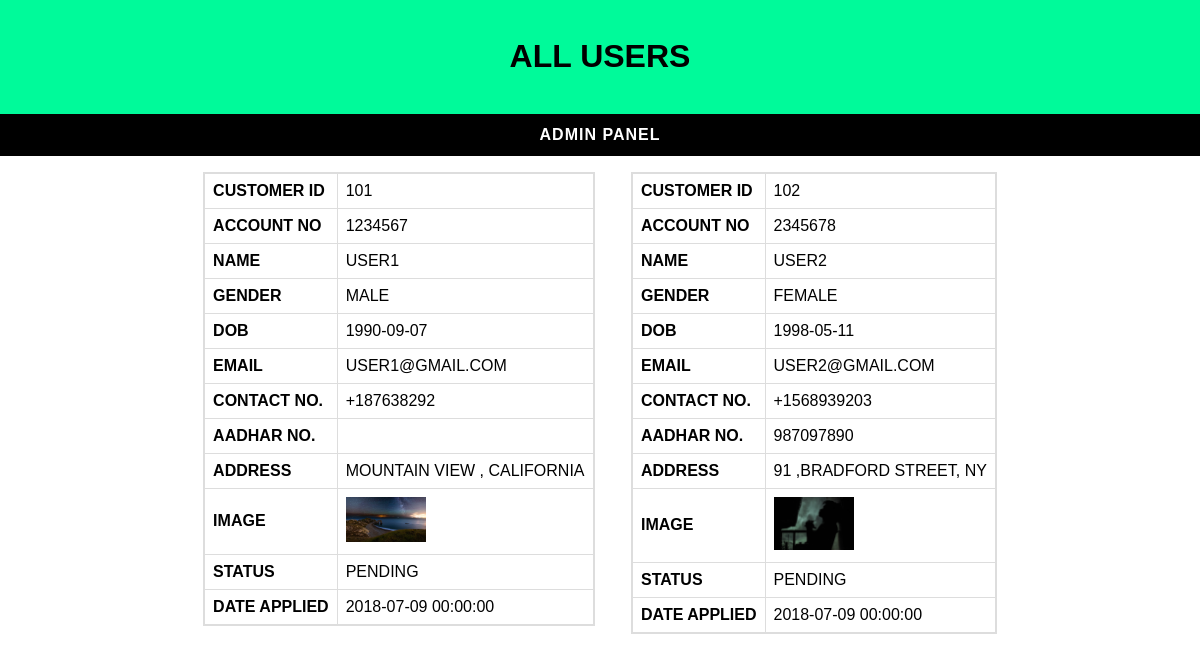
The page /viewall.php (signed in) on the database its author committed.
### tables this page shows
CREATE TABLE IF NOT EXISTS `users` (
  `Customer_id` varchar(50) NOT NULL,
  `Account_number` varchar(50) NOT NULL,
  `Password` varchar(50) NOT NULL,
  `Name` varchar(50) NOT NULL,
  `Fathers_name` varchar(50) NOT NULL,
  `Balance` double NOT NULL DEFAULT '0',
  `Gender` varchar(50) NOT NULL,
  `Date_of_birth` varchar(50) NOT NULL,
  `Email` varchar(50) DEFAULT NULL,
  `Phone` varchar(50) NOT NULL,
  `Aadhar_number` varchar(50) DEFAULT NULL,
  `Address` varchar(255) DEFAULT NULL,
  `Photo` varchar(50) NOT NULL,
  `Staus` varchar(50) NOT NULL DEFAULT 'Pending',
  `Date` timestamp NOT NULL DEFAULT CURRENT_TIMESTAMP ON UPDATE CURRENT_TIMESTAMP,
  PRIMARY KEY (`Customer_id`),
  UNIQUE KEY `Account_number` (`Account_number`,`Aadhar_number`,`Address`)
);

### viewall.php (the view, shortened to what this page needs)
<?php
if(!empty($_SESSION["Username"])){
$connection =mysqli_connect("localhost","root" ,"" ,"NetBanking");
echo " <div class='page-header'>
    <div class='head'>
      <h1>All Users </h1>
    </div> </div>";
  $res2 =mysqli_query($connection , "SELECT * FROM Users");
  while($result =mysqli_fetch_array($res2)){
    $a = $result["Customer_id"];
    $b = $result["Account_number"];
    $c = $result["Name"];
    $d = $result["Gender"];
    $e = $result["Date_of_birth"];
    $f =$result["Email"];
    $g = $result["Phone"];
    $h = $result["Aadhar_number"];
    $i = $result["Address"];
    $j = $result["Photo"];
    $k = $result["Staus"];
    $l =$result["Date"];
echo"<table>
          <tr>
              <th>Customer ID</th>
              <td>$a</td>
          </tr>
          <tr>
              <th>Account No</th>
              <td>$b</td>
          </tr>
          <tr>
              <th>Name</th>
              <td>$c</td>
          </tr>
          <tr>
            <th>Gender</th>
              <td>$d</td>
          </tr>
          <tr>
              <th>DOB</th>
              <td>$e</td>
          </tr>
          <tr>
              <th>Email</th>
              <td>$f</td>
          </tr>
          <tr>
              <th>Contact No.</th>
              <td>$g</td>
          </tr>
           <tr>
              <th>Aadhar No.</th>
              <td>$h</td>
           </tr>
           <tr>
              <th>Address</th>
              <td>$i</td>
           </tr>
            <tr>
              <th>Image</th>
              <td><img src='photos/$j' width='80px' height='auto'></td>
            </tr>
            <tr>
              <th>Status</th>
              <td>$k</td>
            </tr>
            <tr>
              <th>Date Applied</th>
              <td>$l</td>
            </tr>
          </table>
        ";
}
}
else{
  echo "<div class='err_msg'>Unauthorize Access !! You can not Access this page directly </div>";
}
 ?>

### static/app.css (style rules this page uses)
html { position: relative; min-height: 100%; max-width: 100%; }
* { padding: 0; margin: 0; text-decoration: none; }
.page-header { width:100%; background-color:#00FA9A; }
h1 { font-size: 2em; padding: 1.2em; }
.head { text-align: center; }
.nav { font-weight: bold; background-color: #000; }
li { cursor: pointer; list-style-type: none; display: inline-grid; }
li a { padding: 1vw; letter-spacing: 1px; text-decoration: none; color: #fff; font-size: 2vh; }
table { border: 1px solid #ddd; margin: 1em ; display:inline-flex; border-collapse: collapse; }
th,td { border: 1px solid #ddd; padding: .5em; }
th { font-size: 1em; font-weight: bold; text-align: justify; }
td { font-size: 1em; text-align: left; }

### rows shown on the page
users: Customer_id "101", Account_number "1234567", Name "USER1", Gender "MALE", Date_of_birth "1990-09-07", Email "USER1@GMAIL.COM", Phone "+187638292", Address "MOUNTAIN VIEW , CALIFORNIA", Photo (picture), Staus "PENDING", Date "2018-07-09 00:00:00"
users: Customer_id "102", Account_number "2345678", Name "USER2", Gender "FEMALE", Date_of_birth "1998-05-11", Email "USER2@GMAIL.COM", Phone "+1568939203", Aadhar_number "987097890", Address "91 ,BRADFORD STREET, NY", Photo (picture), Staus "PENDING", Date "2018-07-09 00:00:00"
